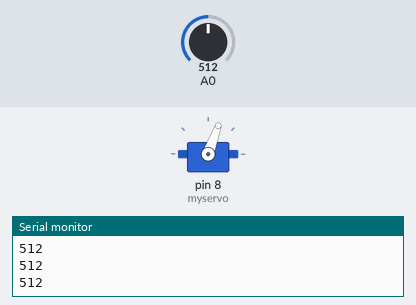
Simulated run of this sketch. Board: Arduino Uno, built with avr-gcc and run on an emulated ATmega328P. Parts: servo, the last lines printed to the serial monitor. Inputs (shaded band) come from the test bench; at power-on: A0 = 512.

Above: at 1.2 s.
1.3 s: A0 set to 1007
2.8 s: A0 set to 1020
At 3.4 s:
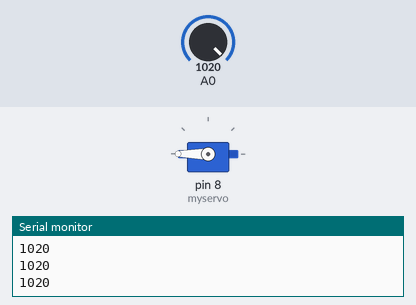
4.3 s: A0 set to 900
At 4.8 s:
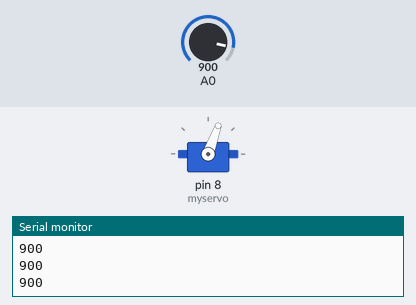
5.8 s: A0 set to 1023
At 6.1 s:
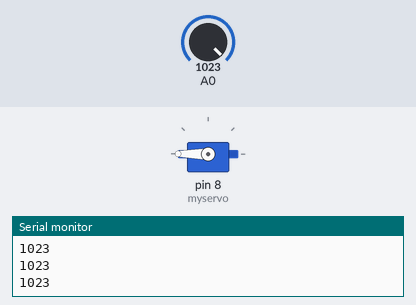
Timing chart, 0 to 8.3 s (numbered marks = the images above; inputs shaded):
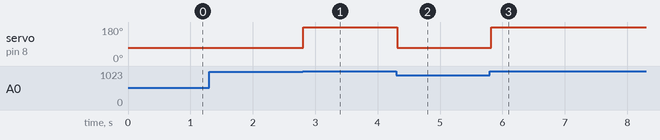

The sketch:

servo.ino
```cpp
#include<Servo.h>
Servo myservo;

int val,jval;

void setup()
{
  Serial.begin(9600);
  myservo.attach(8);
}
void loop()
{
  jval=analogRead(A0);
  Serial.println(jval);
  if(jval<1020)
    myservo.write(70);
  else
    myservo.write(180);
  delay(100);
}
```

Measured:
- the behaviour switches between 1019 and 1020 on A0 (found by bisection; images 0 and 1)
- after the input at 2.8 s, servo on pin 8 (myservo): 70° → 180° at once
- after the input at 4.3 s, servo on pin 8 (myservo): 180° → 70° at once
- after the input at 5.8 s, servo on pin 8 (myservo): 70° → 180° at once
